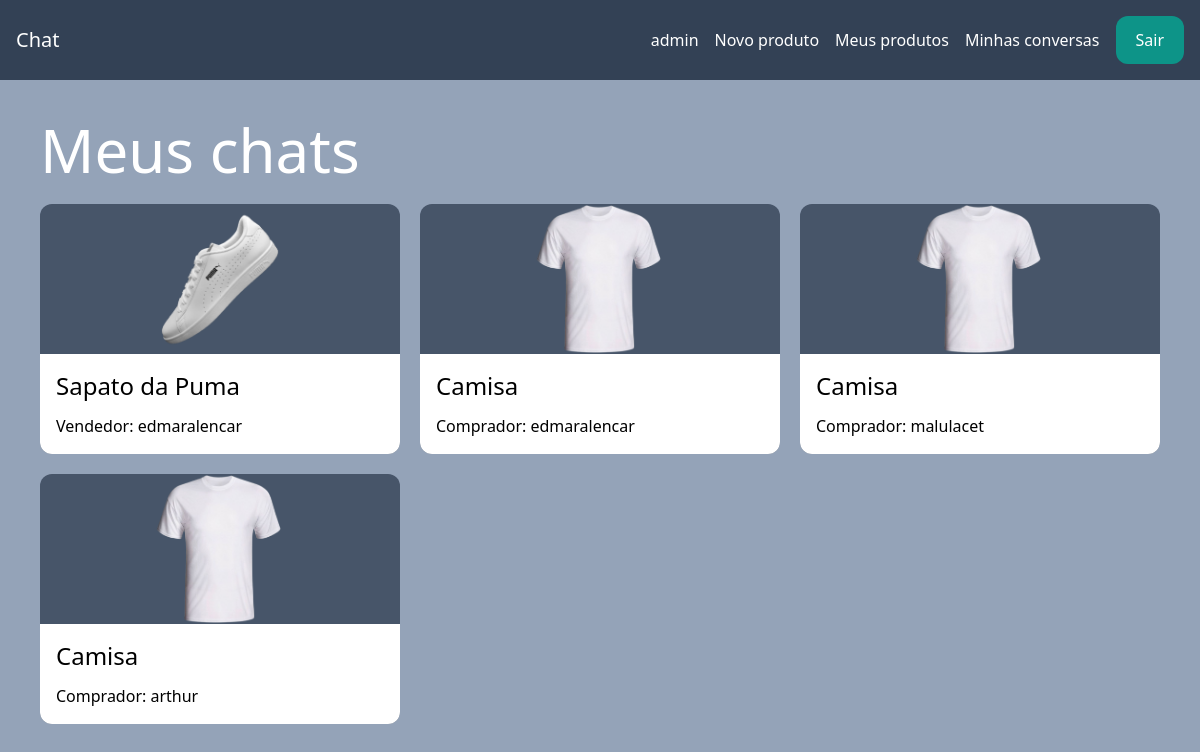
The page /me/chats/ (signed in) on the database its author committed.
### chat/models.py (models this page shows, shortened)
class Chat(models.Model):
  buyer = models.ForeignKey(User, related_name="buyer_chats", on_delete=models.CASCADE)
  seller = models.ForeignKey(User, related_name="seller_chats", on_delete=models.CASCADE)
  product = models.ForeignKey(Product, related_name="product_chats", on_delete=models.CASCADE)
  created_at = models.DateTimeField(auto_now_add=True)

### product/models.py (models this page shows, shortened)
class Product(models.Model):
  name = models.CharField(max_length=255)
  description = models.TextField(blank=True, null=True)
  price = models.FloatField()
  image = models.ImageField(upload_to='product_images', blank=True, null=True)
  is_sold = models.BooleanField(default=False)
  created_by = models.ForeignKey(User, related_name='products', on_delete=models.CASCADE)
  created_at = models.DateTimeField(auto_now_add=True)

### me/views.py (the view)
# urls.py: path('chats/', views.chats, name="chats"),
def chats(request):
  chats = Chat.objects.filter(Q(buyer=request.user) | Q(seller=request.user))
  return render(request, 'me/chats.html', {
    'chats': chats
  })

### me/templates/me/chats.html (shortened to what this page needs)
{% extends 'core/base.html' %}
{% block content %}
<div class="p-10 flex flex-col">
  <h1 class="text-2xl lg:text-6xl text-white">Meus chats</h1>
  <div class="grid grid-cols-3 gap-5 mt-6">
    {% for chat in chats %}
      <div class="bg-slate-600 rounded-xl">
        <a href="{% url 'chat:detail' chat.product.id %}?buyer={{ chat.buyer.username }}" target="_self">
          <div class="flex justify-center">
            <img src="{{ chat.product.image.url }}" class="rounded-t-xl h-[150px]">
          </div>
          <div class="p-4 bg-white rounded-b-xl">
            <h2 class="text-2xl mb-3">{{ chat.product.name }}</h2>
            <p>
              {% if request.user == chat.buyer %}
                Vendedor: {{ chat.seller.username }}
              {% else %}
                Comprador: {{ chat.buyer.username }}
              {% endif %}
            </p>
          </div>
        </a>
      </div>
    {% endfor %}
</div>
{% endblock %}

### core/templates/core/base.html (shortened to what this page needs)
<!DOCTYPE html>
<html lang="en">
<head>
  <script src="https://cdn.tailwindcss.com"></script>
</head>
<body class="bg-slate-400">
  <nav class="flex items-center justify-between p-4 bg-slate-700">
    <div>
      <a href="/" class="text-xl text-white">Chat</a>
    </div>
    <div class="flex items-center space-x-4">
      {% if request.user.is_authenticated %}
        <span class="text-white">{{ request.user.username }}</span>
        <a href="/products/new" class="text-white hover:text-gray-200">Novo produto</a>
        <a href="/me/products" class="text-white hover:text-gray-200">Meus produtos</a>
        <a href="/me/chats" class="text-white hover:text-gray-200">Minhas conversas</a>
        <a href="/logout" class="px-5 py-3 rounded-xl text-white bg-teal-600 hover:bg-slate-800">Sair</a>
        {% else %}
        <a href="/login" class="text-white hover:text-gray-200">Login</a>
        <a href="/signup" class="px-5 py-3 rounded-xl text-white bg-slate-600 hover:bg-slate-800">Registrar</a>
      {% endif %}
    </div>
  </nav>
  {% block content %}
  {% endblock %}
</body>
</html>

### rows shown on the page
Chat: product.image (picture), product.name "Sapato da Puma", seller.username "edmaralencar"
Chat: product.image (picture), product.name "Camisa", buyer.username "edmaralencar"
Chat: product.image (picture), product.name "Camisa", buyer.username "malulacet"
Chat: product.image (picture), product.name "Camisa", buyer.username "arthur"

### other values the page prints
{{ request.user.username }} "admin"
